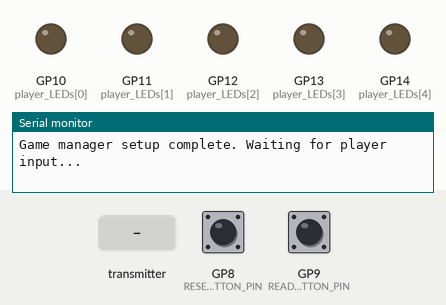
This program was run on a simulated Raspberry Pi Pico. Shown: output pins drawn as LEDs (lit = HIGH), the last lines printed to the serial monitor. The inputs (shaded band) are chosen by the test bench; at power-on: GP8 (RESET_BUTTON_PIN) HIGH, GP9 (READY_BUTTON_PIN) HIGH. No radio packets arrive unless stated.

Above: at 1.2 s.
1.3 s: the transmitter starts sending playerID = 0
At 2.2 s:
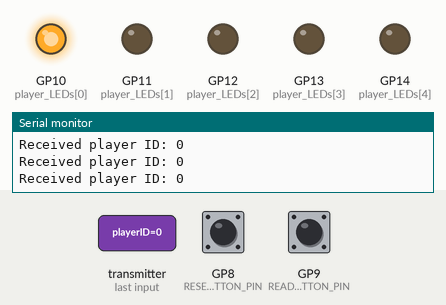
2.9 s: GP8 (RESET_BUTTON_PIN) pulled LOW for 0.15 s
At 3.02 s:
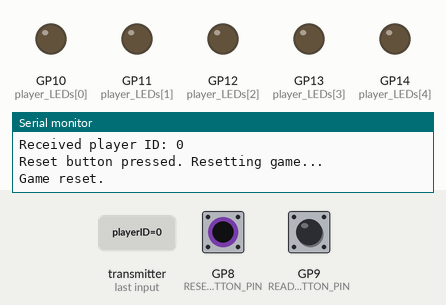
4.5 s: GP9 (READY_BUTTON_PIN) pulled LOW for 0.15 s
At 5.6 s:
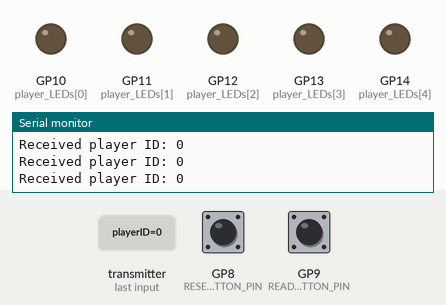
6.1 s: the transmitter starts sending playerID = 1
At 7.0 s:
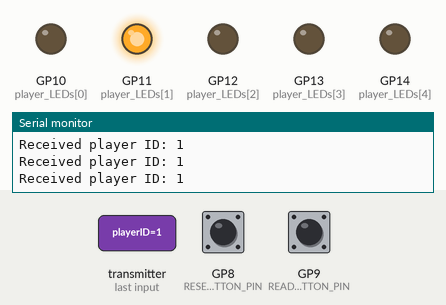
7.7 s: GP8 (RESET_BUTTON_PIN) pulled LOW for 3.2 s
At 8.1 s:
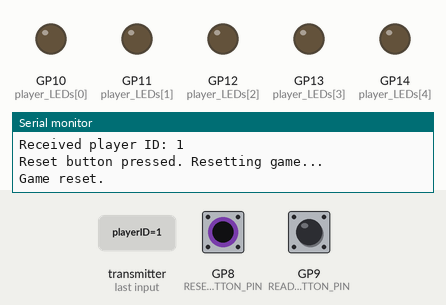
12.5 s: GP9 (READY_BUTTON_PIN) pulled LOW for 1 s
At 13.0 s:
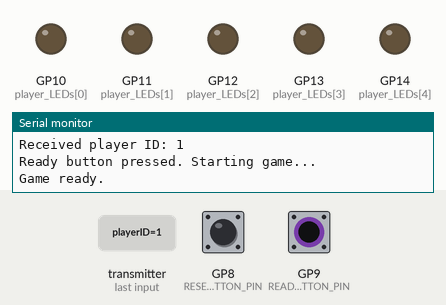
Timing chart, 0 to 15.5 s (numbered marks = the images above; inputs shaded):
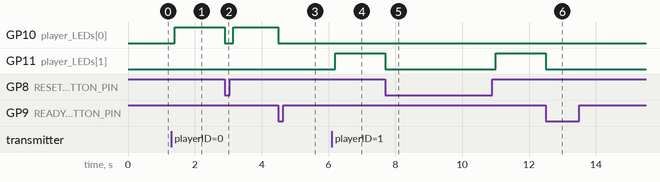

The program:

main.cpp
```cpp
/*********************************************
 * Ülemus
 * main.cpp
 * Tauno Erik
 * Edited 25.02.2025
 *
 * Raspberry Pi Pico
 * nRF24L01 Radio
 *********************************************/
#include <Arduino.h>
#include <SPI.h>
#include <nRF24L01.h>
#include <RF24.h>

#define RESET_BUTTON_PIN 8
#define READY_BUTTON_PIN 9
//#define LED_PINS {10, 11, 12, 13, 14} // LED pins for players 0-4
#define CE_PIN 22
#define CSN_PIN 17

RF24 radio(CE_PIN, CSN_PIN);
const byte address[6] = "00001";

int player_LEDs[5] =  {10, 11, 12, 13, 14}; // Array of LED pins
bool playerStates[5] = {false}; // Track which players have buzzed
int first_player = -1; // Track the first player to buzz
bool second_attempt = false;

/**************************************/
void reset_game();
void ready_game();
void notify_player(int playerID);
/**************************************/

void setup() {
  Serial.begin(57600);
  // Initialize buttons
  pinMode(RESET_BUTTON_PIN, INPUT_PULLUP);
  pinMode(READY_BUTTON_PIN, INPUT_PULLUP);

  // Initialize LEDs
  for (int i = 0; i < 5; i++)
  {
    pinMode(player_LEDs[i], OUTPUT);
    digitalWrite(player_LEDs[i], LOW); // Ensure LEDs are off initially
  }

  // Initialize radio
  radio.begin();
  radio.openReadingPipe(0, address);
  radio.setPALevel(RF24_PA_MAX);
  ///
  radio.enableDynamicPayloads();
  radio.enableAckPayload();
  radio.setDataRate(RF24_250KBPS);
  radio.setRetries(2, 10);
  radio.maskIRQ(false, false, false); // not using the IRQs
  radio.setCRCLength(RF24_CRC_16);    // Use 16-bit CRC (default)
  ///
  radio.startListening();

  Serial.println("Game manager setup complete. Waiting for player input...");
}

void loop()
{
  // Check for reset button press
  if (digitalRead(RESET_BUTTON_PIN) == LOW)
  {
    Serial.println("Reset button pressed. Resetting game...");
    reset_game();
    delay(100); // Debounce delay
    while (digitalRead(RESET_BUTTON_PIN) == LOW); // Wait for button release
  }

  // Check for ready button press
  if (digitalRead(READY_BUTTON_PIN) == LOW)
  {
    Serial.println("Ready button pressed. Starting game...");
    ready_game();
    delay(100); // Debounce delay
    while (digitalRead(READY_BUTTON_PIN) == LOW); // Wait for button release
  }

  // Check for incoming player signals
  if (radio.available())
  {
    int playerID;
    radio.read(&playerID, sizeof(playerID)); // Read player ID
    Serial.print("Received player ID: ");
    Serial.println(playerID);

    if (first_player == -1)
    { // If no player has buzzed yet
      first_player = playerID; // Set the first player
      notify_player(first_player); // Notify the first player
      Serial.print("First player to buzz: ");
      Serial.println(first_player);
      digitalWrite(player_LEDs[playerID], HIGH); // Turn on corresponding LED
    }

    if (second_attempt)
    {
      if (playerID != first_player)
      {
        notify_player(playerID); // Notify the second player
        Serial.print("Second player to buzz: ");
        Serial.println(playerID);
        digitalWrite(player_LEDs[playerID], HIGH); // Turn on corresponding LED
        second_attempt = false; // Reset second attempt flag
      }

    }
  }
}


void reset_game() {
  for (int i = 0; i < 5; i++) {
    digitalWrite(player_LEDs[i], LOW); // Turn off all LEDs
  }
  first_player = -1; // Reset first player
  second_attempt = false; // Reset second attempt flag
  Serial.println("Game reset.");
}

void ready_game() {
  //reset_game(); // Reset the game before starting
  for (int i = 0; i < 5; i++) {
    digitalWrite(player_LEDs[i], LOW); // Turn off all LEDs
  }

  second_attempt = true;

  // Additional logic for starting the game can be added here
  Serial.println("Game ready.");
}

// Function to notify the first player
void notify_player(int playerID) {
  Serial.print("Notifying player: ");
  Serial.println(playerID);
  radio.stopListening(); // Stop listening and switch to transmitter mode
  radio.openWritingPipe(address); // Set communication address for writing

  bool success = radio.write(&playerID, sizeof(playerID)); // Send message to the player

  if (success) {
    Serial.println("Message sent successfully.");
  } else {
    Serial.println("Failed to send message.");
  }
  delay(100); // Small delay to ensure the message is sent
  radio.startListening(); // Switch back to receiver mode
}
```

Measured:
- after the input at 1.3 s, GP10 (player_LEDs[0]): LOW → HIGH after 0.10 s
- after the input at 2.9 s, GP10 (player_LEDs[0]): HIGH → LOW at once, → HIGH 0.25 s later
- after the input at 4.5 s, GP10 (player_LEDs[0]): HIGH → LOW at once
- after the input at 6.1 s, GP11 (player_LEDs[1]): LOW → HIGH after 0.10 s
- after the input at 7.7 s, GP11 (player_LEDs[1]): HIGH → LOW at once, → HIGH 3.3 s later
- after the input at 12.5 s, GP11 (player_LEDs[1]): HIGH → LOW at once
